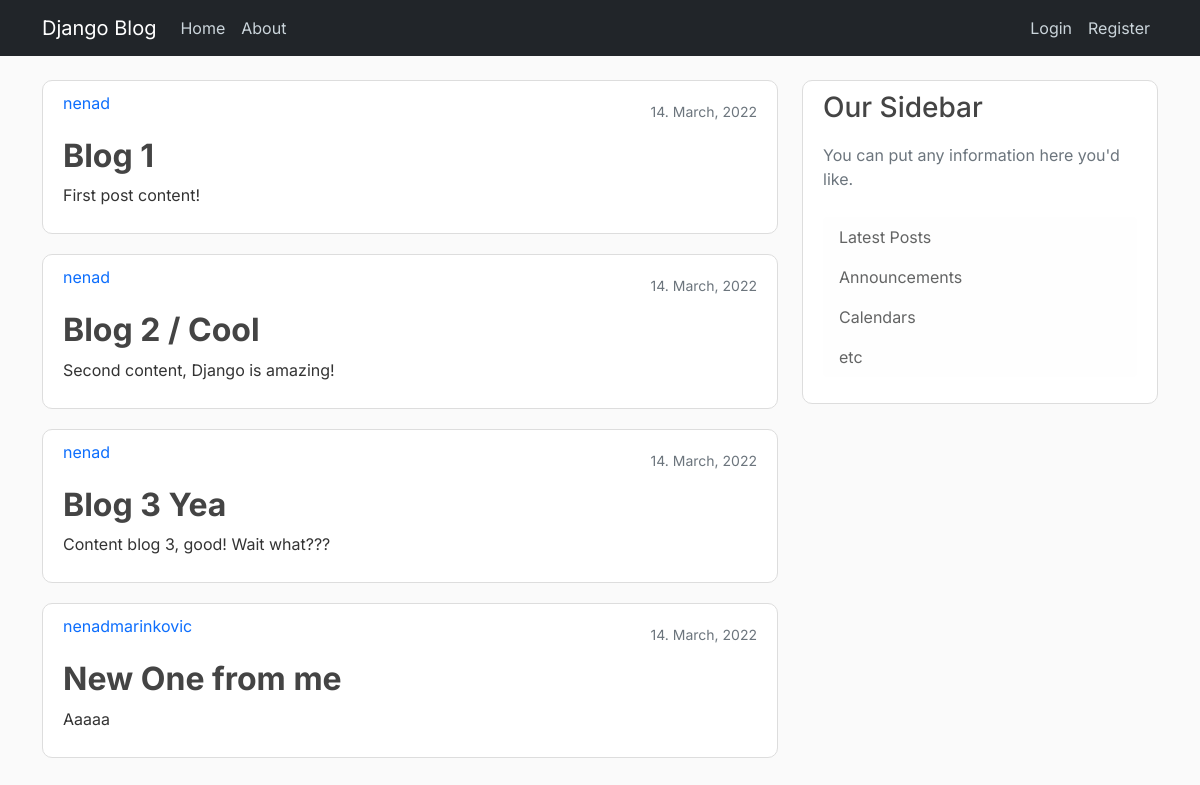
The page / on the database its author committed.
### blog/models.py (models this page shows, shortened)
class Post(models.Model):
    title = models.CharField(max_length=100)
    content = models.TextField(max_length=5000)
    date_posted = models.DateTimeField(default=timezone.now)
    author = models.ForeignKey(User, on_delete=models.CASCADE)

### blog/views.py (the view)
# urls.py: path('', views.home, name='blog-home'),
def home(request):
    context = {
        'posts': Post.objects.all()
    }
    return render(request, 'blog/home.html', context)

### blog/templates/blog/home.html
{% extends 'blog/base.html' %} {% block content %} {% for post in posts %}
<article class="media content-section">
  <div class="media-body">
    <div class="article-metadata">
      <a class="mr-2" href="#">{{ post.author }}</a>
      <small class="text-muted">{{ post.date_posted|date:"d. F, Y" }}</small>
    </div>
    <h2><a class="article-title" href="#">{{ post.title }}</a></h2>
    <p class="article-content">{{ post.content }}</p>
  </div>
</article>
{% endfor %} {% endblock content %}

### blog/templates/blog/base.html (shortened to what this page needs)
{% load static%}
<!DOCTYPE html>
<html lang="en">
  <head>
    <link
      href="https://cdn.jsdelivr.net/npm/bootstrap@5.0.2/dist/css/bootstrap.min.css"
      rel="stylesheet"
    />
    <link rel="stylesheet" href="{% static 'blog/main.css' %}">
  </head>
  <body>
    <header class="site-header">
        <nav class="navbar navbar-expand-md navbar-dark bg-dark fixed-top">
          <div class="container">
            <a class="navbar-brand mr-4" href="{% url 'blog-home' %}">Django Blog</a>
            <div class="collapse navbar-collapse space-beetween" id="navbarToggle">
              <div class="navbar-nav mr-auto">
                <a class="nav-item nav-link" href="{% url 'blog-home' %}">Home</a>
                <a class="nav-item nav-link" href="{% url 'blog-about' %}">About</a>
              </div>
                <div class="navbar-nav">
                  {% if user.is_authenticated %}
                  <a class="nav-item nav-link" href="{% url 'profile' %}">Profile</a>
                  <a class="nav-item nav-link" href="{% url 'logout' %}">Logout</a>
                  {% else %}
                  <a class="nav-item nav-link" href="{% url 'login' %}">Login</a>
                  <a class="nav-item nav-link" href="{% url 'register' %}">Register</a>
                  {% endif %}
                </div>
            </div>
          </div>
        </nav>
      </header>
      <main role="main" class="container">
        <div class="row">
          <div class="col-md-8">
            {% block content %}{% endblock %}
          </div>
          <div class="col-md-4">
            <div class="content-section">
              <h3>Our Sidebar</h3>
              <p class='text-muted'>You can put any information here you'd like.
                <ul class="list-group no-border">
                  <li class="list-group-item list-group-item-light">Latest Posts</li>
                  <li class="list-group-item list-group-item-light">Announcements</li>
                  <li class="list-group-item list-group-item-light">Calendars</li>
                  <li class="list-group-item list-group-item-light">etc</li>
                </ul>
              </p>
            </div>
          </div>
        </div>
      </main>
  </body>
</html>

### blog/static/blog/main.css (style rules this page uses)
body { font-family: "Inter", sans-serif; background: #fafafa; color: #333333; margin-top: 5rem; }
a { text-decoration: none; }
h1, h2, h3, h4, h5, h6 { color: #444444; }
li { list-style: none; }
ul { margin: 0; }
.space-beetween { justify-content: space-between; }
.list-group-item { border: none; }
.site-header .navbar-nav .nav-link { color: #cbd5db; }
.content-section { background: #ffffff; padding: 10px 20px; border: 1px solid #dddddd; border-radius: 10px; margin-bottom: 20px; }
.article-title { color: #444444; font-weight: bold; }
.article-content { white-space: pre-line; }
.article-metadata { justify-content: space-between; display: flex; padding-bottom: 1px; margin-bottom: 4px; }
.text-muted { padding: 10px 0; display: block; }

### rows shown on the page
Post: author "nenad", date_posted "14. March, 2022", title "Blog 1", content "First post content!"
Post: author "nenad", date_posted "14. March, 2022", title "Blog 2 / Cool", content "Second content, Django is amazing!"
Post: author "nenad", date_posted "14. March, 2022", title "Blog 3 Yea", content "Content blog 3, good! Wait what???"
Post: author "nenadmarinkovic", date_posted "14. March, 2022", title "New One from me", content "Aaaaa"
